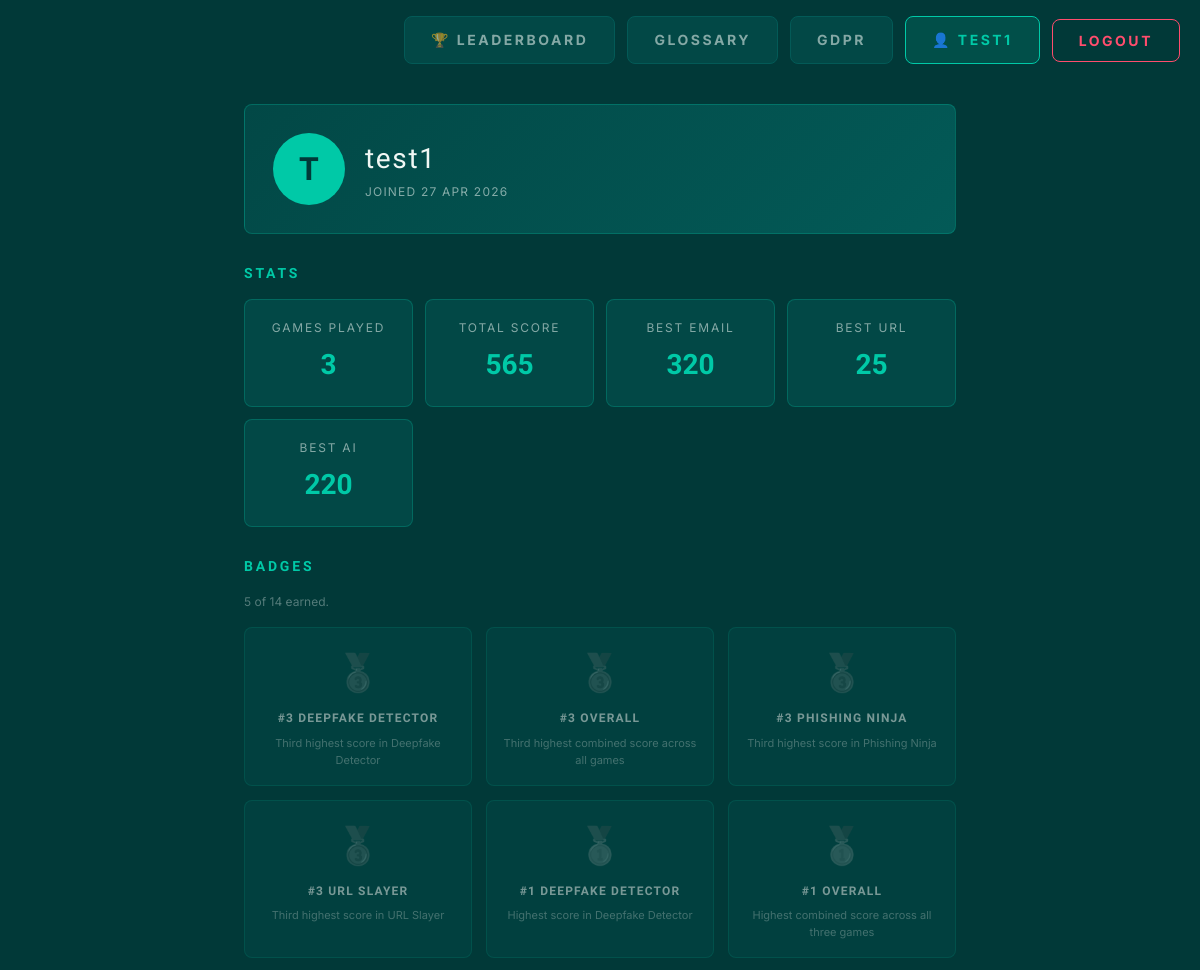
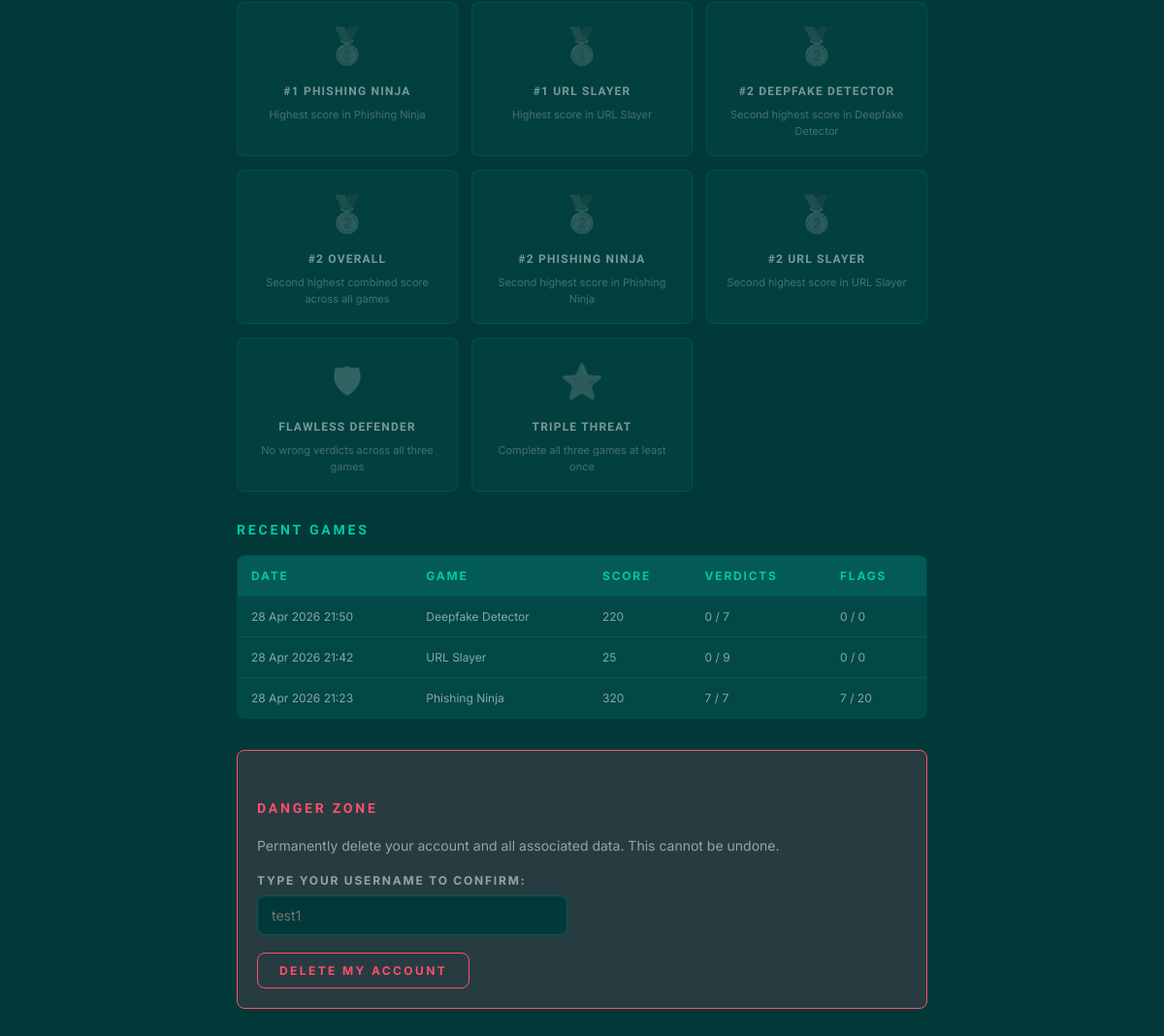
/profile/ (signed in), run on the app's committed database (2 pictures, top to bottom).
### game/models.py (models this page shows, shortened)
class Badge(models.Model):
    code = models.SlugField(unique=True)
    name = models.CharField(max_length=64)
    description = models.CharField(max_length=200)
    icon = models.CharField(max_length=8, default='🏅')
    tier = models.CharField(
        max_length=8,
        choices=[('bronze', 'Bronze'), ('silver', 'Silver'), ('gold', 'Gold'), ('special', 'Special')],
        default='bronze',
    )

class GameSession(models.Model):
    user  = models.ForeignKey(User, on_delete=models.CASCADE, related_name='game_sessions',
                              null=True, blank=True)
    guest = models.ForeignKey(GuestPlayer, on_delete=models.CASCADE, related_name='game_sessions',
                              null=True, blank=True)
    game = models.CharField(max_length=10, choices=GAME_CHOICES)
    score = models.IntegerField(default=0)
    correct_verdicts = models.IntegerField(default=0)
    total_scenarios  = models.IntegerField(default=0)
    flags_found      = models.IntegerField(default=0)
    flags_total      = models.IntegerField(default=0)
    completed_at = models.DateTimeField(auto_now_add=True)
    class Meta:
        ordering = ['-completed_at']
        indexes = [
            models.Index(fields=['game', '-score']),
            models.Index(fields=['-completed_at']),
        ]

### game/views.py (the view)
# urls.py: path('profile/',         views.profile_view,        name='profile'),
@login_required
def profile_view(request):
    user = request.user
    sessions = user.game_sessions.all().order_by('-completed_at')
    total_sessions = sessions.count()
    total_score    = sessions.aggregate(s=Sum('score'))['s'] or 0
    best_email     = sessions.filter(game='email').aggregate(m=Max('score'))['m'] or 0
    best_url       = sessions.filter(game='url').aggregate(m=Max('score'))['m'] or 0
    best_ai        = sessions.filter(game='ai').aggregate(m=Max('score'))['m'] or 0
    earned_badges = (
        UserBadge.objects.filter(user=user)
        .select_related('badge')
        .order_by('-earned_at')
    )
    earned_badge_ids = list(earned_badges.values_list('badge_id', flat=True))
    return render(request, 'game/profile.html', {
        'profile_user':   user,
        'sessions':       sessions[:20],
        'total_sessions': total_sessions,
        'total_score':    total_score,
        'best_email':     best_email,
        'best_url':       best_url,
        'best_ai':        best_ai,
        'earned_badges':  earned_badges,
        'all_badges':     Badge.objects.all().order_by('tier', 'name'),
        'earned_badge_ids': earned_badge_ids,
    })

### game/templates/game/profile.html (shortened to what this page needs)
{% load static %}
<!DOCTYPE html>
<html lang="en">
<head>
    <link rel="stylesheet" href="{% static 'css/style.css' %}">
</head>
<body>
    {% include 'game/navbar.html' %}
    <div class="container profile-container">
        <div class="profile-hero">
            <div class="profile-avatar">{{ profile_user.username|slice:":1"|upper }}</div>
            <div>
                <div class="profile-name">{{ profile_user.username }}</div>
                <div class="profile-meta">
                    Joined {{ profile_user.date_joined|date:"d M Y" }}
                </div>
            </div>
        </div>
        <h2>Stats</h2>
        <div class="stats-grid">
            <div class="stat-card"><div class="stat-label">Games Played</div><div class="stat-value">{{ total_sessions }}</div></div>
            <div class="stat-card"><div class="stat-label">Total Score</div> <div class="stat-value">{{ total_score }}</div></div>
            <div class="stat-card"><div class="stat-label">Best Email</div>  <div class="stat-value">{{ best_email }}</div></div>
            <div class="stat-card"><div class="stat-label">Best URL</div>    <div class="stat-value">{{ best_url }}</div></div>
            <div class="stat-card"><div class="stat-label">Best AI</div>     <div class="stat-value">{{ best_ai }}</div></div>
        </div>
        <h2>Badges</h2>
        <p style="font-size:var(--font-xs); color:var(--text-muted); margin-bottom:14px;">
            {{ earned_badges|length }} of {{ all_badges|length }} earned.
        </p>
        <div class="badges-showcase">
            {% for badge in all_badges %}
                {% with locked=True %}
                    <div class="badge-tile tier-{{ badge.tier }}{% if locked %} locked{% endif %}">
                        <span class="badge-icon">{{ badge.icon }}</span>
                        <div class="badge-name">{{ badge.name }}</div>
                        <div class="badge-desc">{{ badge.description }}</div>
                    </div>
                {% endwith %}
            {% endfor %}
        </div>
        <h2>Recent Games</h2>
        {% if sessions %}
        <table class="history-table">
            <thead>
                <tr><th>Date</th><th>Game</th><th>Score</th><th>Verdicts</th><th>Flags</th></tr>
            </thead>
            <tbody>
                {% for s in sessions %}
                <tr>
                    <td>{{ s.completed_at|date:"d M Y H:i" }}</td>
                    <td>{{ s.get_game_display }}</td>
                    <td>{{ s.score }}</td>
                    <td>{{ s.correct_verdicts }} / {{ s.total_scenarios }}</td>
                    <td>{{ s.flags_found }} / {{ s.flags_total }}</td>
                </tr>
                {% endfor %}
            </tbody>
        </table>
        {% else %}
        <p style="color:var(--text-dim);">No games played yet — <a href="{% url 'play_game' %}">start your first one</a>.</p>
        {% endif %}
        <div class="danger-zone">
            <h2>Danger Zone</h2>
            <p style="color:var(--text-dim); margin-bottom:14px;">
                Permanently delete your account and all associated data. This cannot be undone.
            </p>
            <form method="post" action="{% url 'delete_account' %}"
                  onsubmit="return confirm('Are you absolutely sure? This will permanently delete your account.');">
                <div class="form-group" style="max-width:320px;">
                    <label for="confirm">Type your username to confirm:</label>
                    <input type="text" name="confirm" id="confirm" placeholder="{{ profile_user.username }}" required>
                </div>
                <button type="submit" class="btn-danger">Delete My Account</button>
            </form>
        </div>
    </div>
</body>
</html>

### game/templates/game/navbar.html (shortened to what this page needs)
<div class="nav-bar">
    <a href="{% url 'leaderboard' %}" class="nav-btn">🏆 Leaderboard</a>
    <a href="{% url 'glossary' %}" class="nav-btn">Glossary</a>
    <a href="{% url 'gdpr' %}" class="nav-btn">GDPR</a>
    {% if user.is_authenticated %}
        <a href="{% url 'profile' %}" class="nav-btn profile-btn">👤 {{ user.username }}</a>
        <form action="{% url 'logout' %}" method="post" class="nav-form">
            <button type="submit" class="nav-btn logout-btn">Logout</button>
        </form>
    {% else %}
        <a href="{% url 'login' %}" class="nav-btn">Login</a>
        <a href="{% url 'register' %}" class="nav-btn">Register</a>
    {% endif %}
</div>

### data on the page
Badge: icon "🥉", name "#3 DEEPFAKE DETECTOR", description "Third highest score in Deepfake Detector"
Badge: icon "🥉", name "#3 OVERALL", description "Third highest combined score across all games"
Badge: icon "🥉", name "#3 PHISHING NINJA", description "Third highest score in Phishing Ninja"
Badge: icon "🥉", name "#3 URL SLAYER", description "Third highest score in URL Slayer"
Badge: icon "🥇", name "#1 DEEPFAKE DETECTOR", description "Highest score in Deepfake Detector"
Badge: icon "🥇", name "#1 OVERALL", description "Highest combined score across all three games"
Badge: icon "🥇", name "#1 PHISHING NINJA", description "Highest score in Phishing Ninja"
Badge: icon "🥇", name "#1 URL SLAYER", description "Highest score in URL Slayer"
Badge: icon "🥈", name "#2 DEEPFAKE DETECTOR", description "Second highest score in Deepfake Detector"
Badge: icon "🥈", name "#2 OVERALL", description "Second highest combined score across all games"
Badge: icon "🥈", name "#2 PHISHING NINJA", description "Second highest score in Phishing Ninja"
Badge: icon "🥈", name "#2 URL SLAYER", description "Second highest score in URL Slayer"
Badge: icon "🛡", name "FLAWLESS DEFENDER", description "No wrong verdicts across all three games"
Badge: icon "⭐", name "TRIPLE THREAT", description "Complete all three games at least once"
GameSession: completed_at "28 Apr 2026 21:50", game "Deepfake Detector", score "220", correct_verdicts "0", total_scenarios "7", flags_found "0", flags_total "0"
GameSession: completed_at "28 Apr 2026 21:42", game "URL Slayer", score "25", correct_verdicts "0", total_scenarios "9", flags_found "0", flags_total "0"
GameSession: completed_at "28 Apr 2026 21:23", game "Phishing Ninja", score "320", correct_verdicts "7", total_scenarios "7", flags_found "7", flags_total "20"

### other printed values
{{ user.username }} "TEST1"
{{ profile_user.username|slice:":1"|upper }} "T"
{{ profile_user.username }} "test1"
{{ profile_user.date_joined|date:"d M Y" }} "27 APR 2026"
{{ total_sessions }} "3"
{{ total_score }} "565"
{{ best_email }} "320"
{{ best_url }} "25"
{{ best_ai }} "220"
{{ earned_badges|length }} "5"
{{ all_badges|length }} "14"
